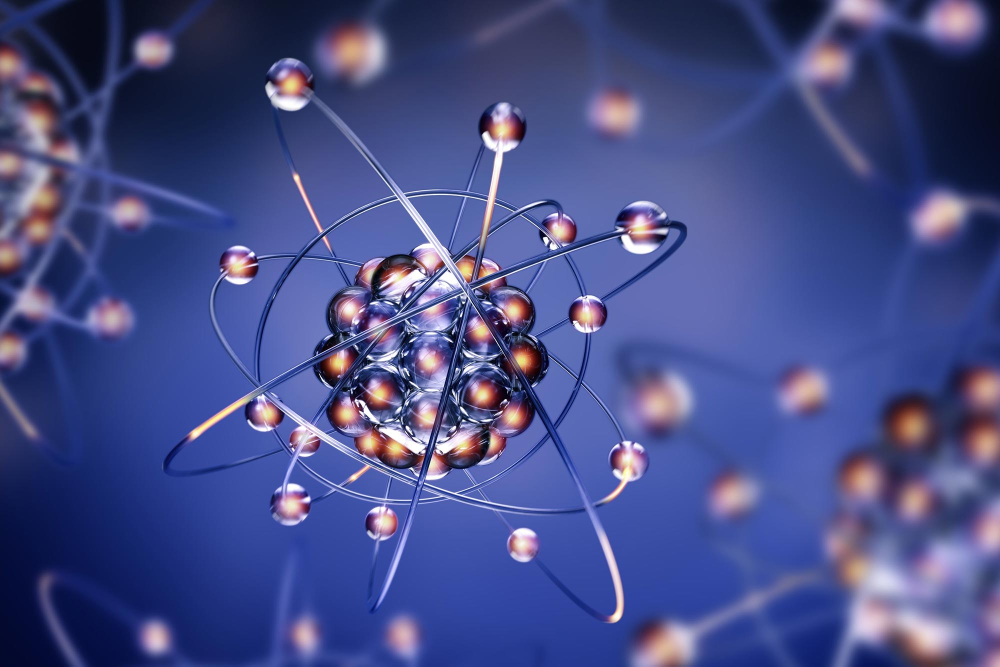
#> input picture sample.jpg, 2000 x 1333 px (shown at 1/2 size)
$ python pertemuan2.py
#> lines starting #> are read from the running program, lines starting #| are printed output that depends on the picture
import cv2 as cv

sample = cv.imread('./sample.jpg')
#> sample is the input picture: shape (1333, 2000, 3); mean B, G, R 135.3, 78, 70.9

img = cv.resize(sample, (1280, 720), interpolation=cv.INTER_AREA)
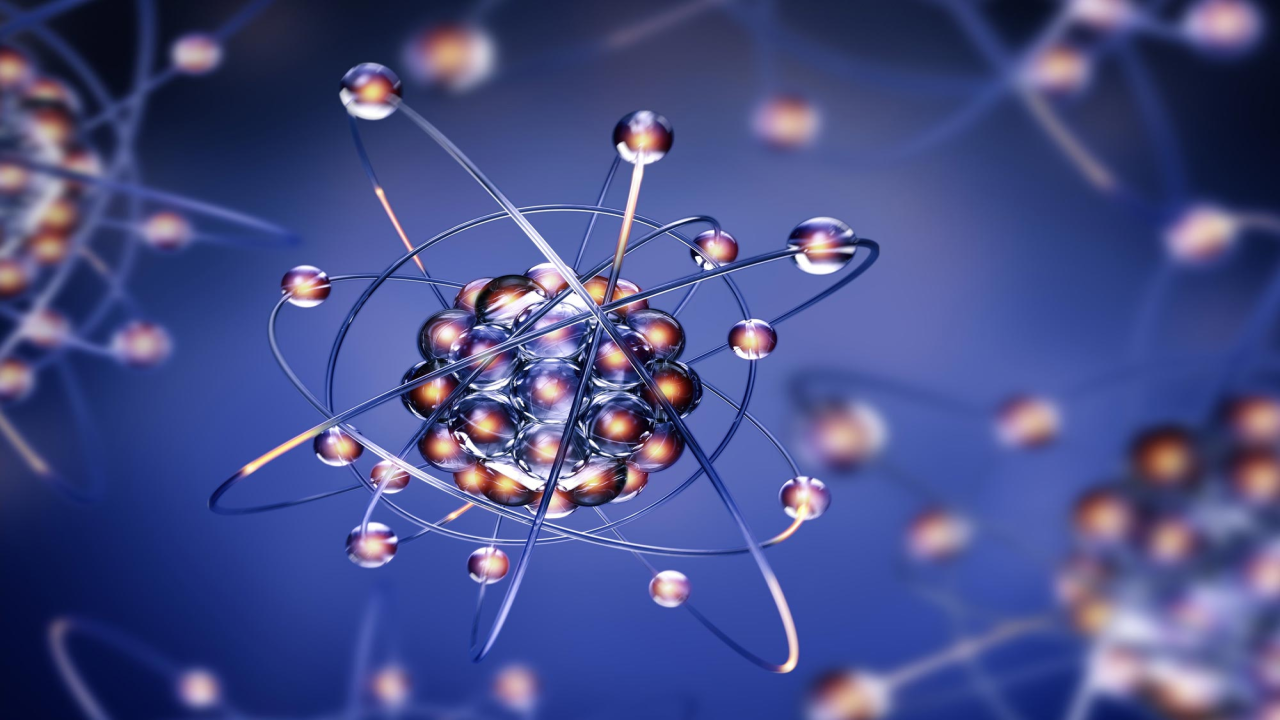
#> img: shape (720, 1280, 3); mean B, G, R 135.3, 78, 70.9
cv.imshow('sample', img)

cv.waitKey(0)
cv.destroyAllWindows()

$ run again, with Bunga_Mawar_Merah.jpg copied over sample.jpg
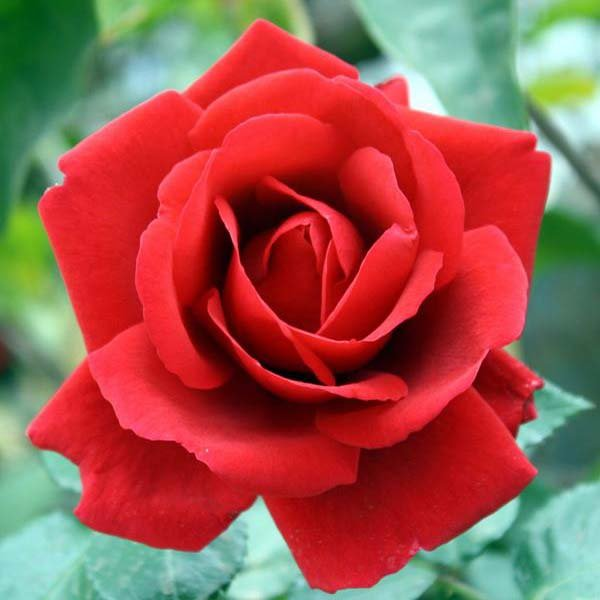
#> input picture Bunga_Mawar_Merah.jpg, 600 x 600 px
#> sample is the input picture: shape (600, 600, 3); mean B, G, R 76.9, 86.3, 159.2
#> `img = cv.resize(sample, (1280, 720), interpolation=cv.INTER_AREA)`:
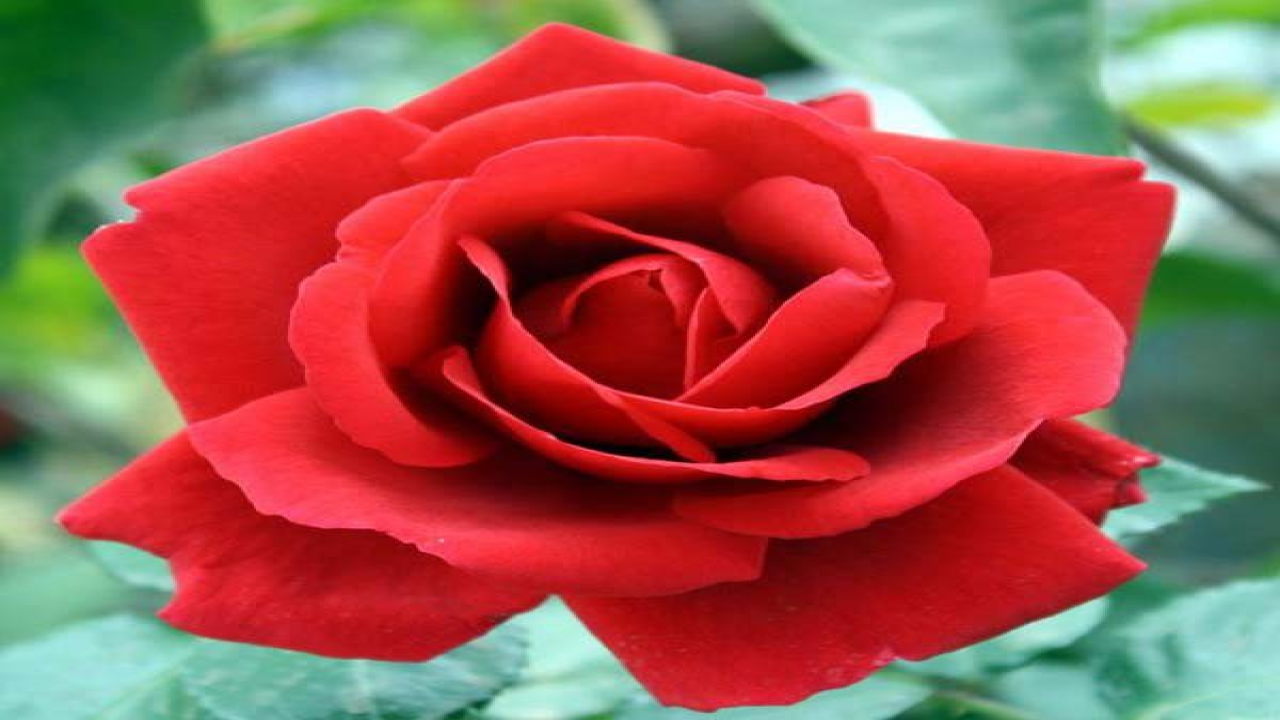
#> img: shape (720, 1280, 3); mean B, G, R 76.8, 86.3, 159.1
